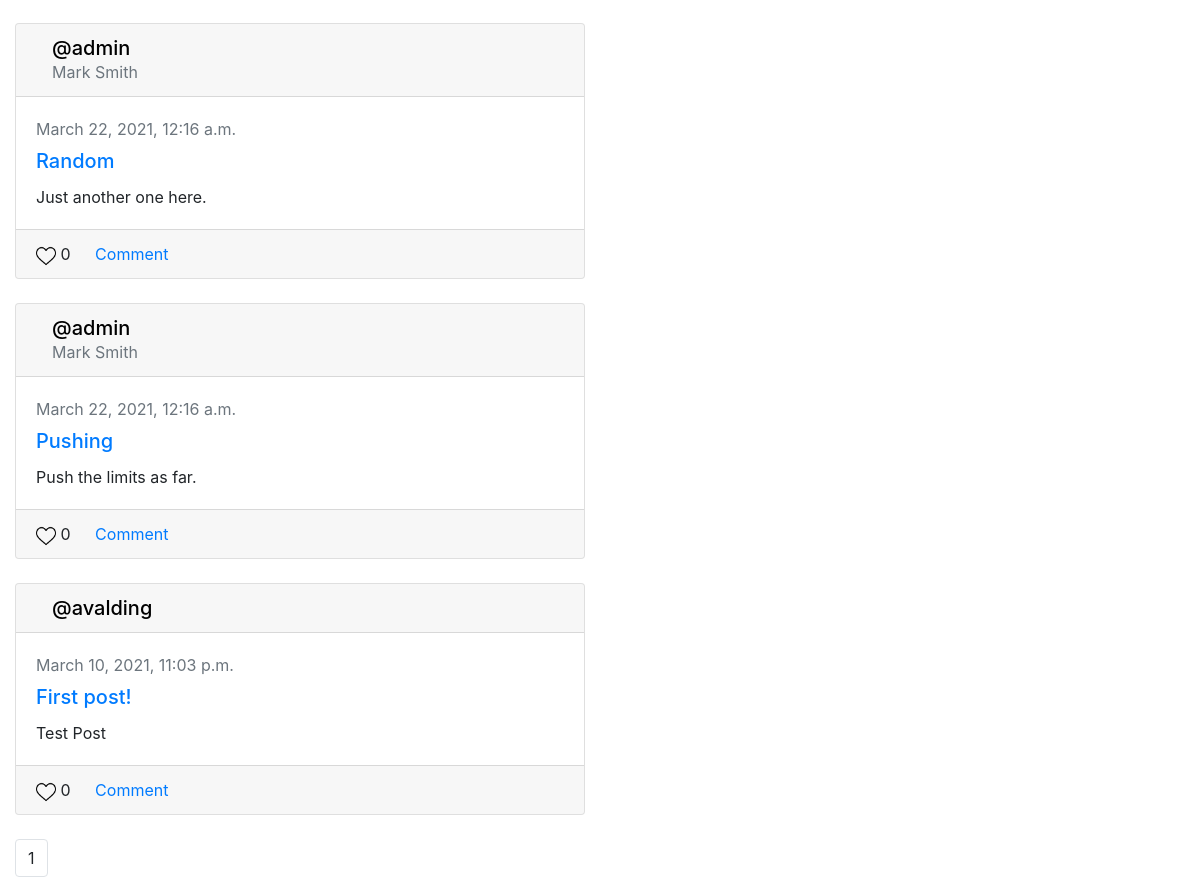
Page /following (signed in, lower part) on the earlier database version.
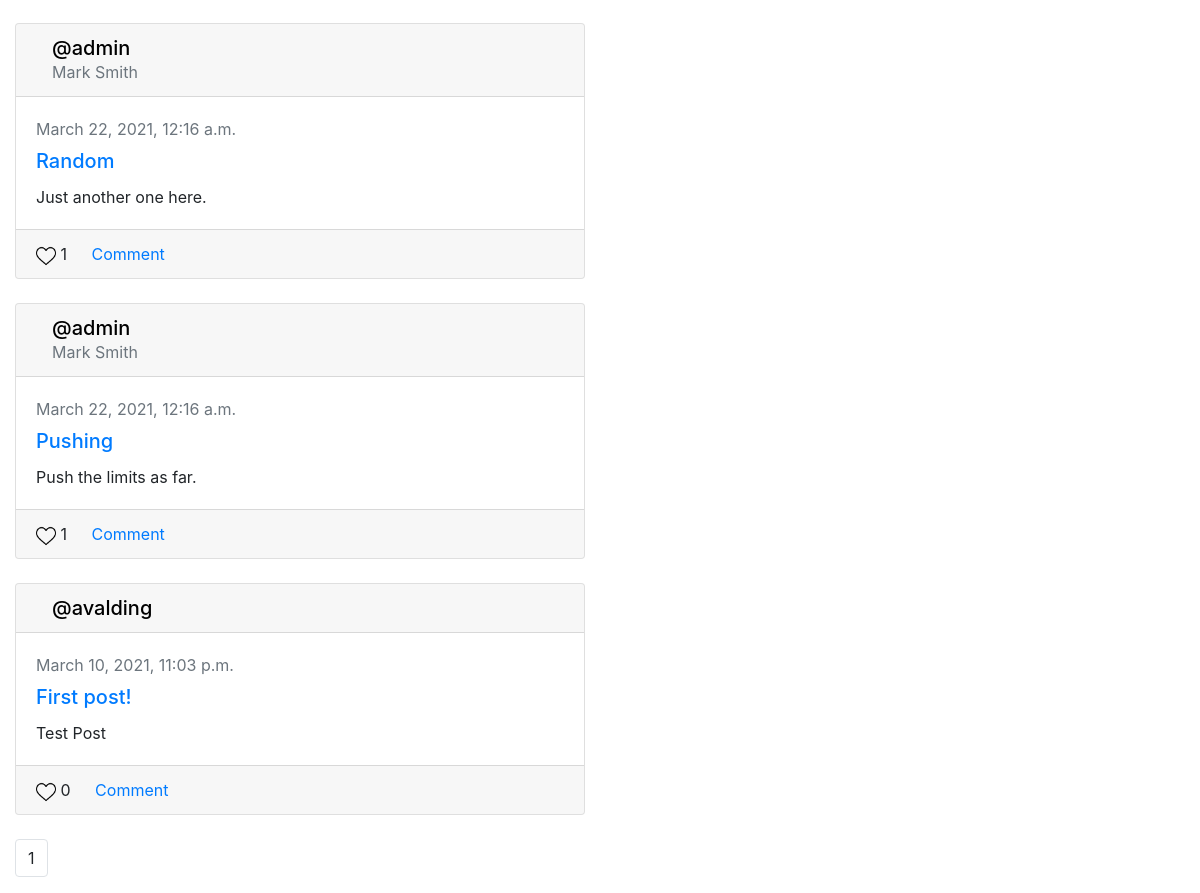
Same page on the later database version.
### network/models.py (models this page shows, shortened)
class Post(models.Model):
    username = models.ForeignKey("User", on_delete=models.CASCADE, related_name="posts")
    creationDate = models.DateTimeField(auto_now=True)
    title = models.CharField(blank=True, max_length=255)
    post = models.TextField(blank=True)
    image = models.CharField(blank=True, max_length=255)
    likes = models.IntegerField(default=0)

class User(AbstractUser):
    profilePicture = models.CharField(blank=True, max_length=255)
    followers = models.IntegerField(default=0)
    description = models.CharField(blank=True, max_length=255)
    following = models.IntegerField(default=0)

### network/views.py (the view)
# urls.py: path("following", views.following, name="following"),
@login_required
def following(request):
    user = request.user
    userids = []
    followed = Follow.objects.filter(followedBy=user.id)
    for posters in followed:
        userids.append(posters.user)
    all_posts = Post.objects.filter(username__in=userids)
    paginator = Paginator(all_posts, 10)
    page_number = request.GET.get("page")
    posts = paginator.get_page(page_number)
    return render(request, "network/following.html", {
        "posts": posts
    })

### network/templates/network/following.html (shortened to what this page needs)
{% extends "network/layout.html" %}
{% load static %}
{% block body %}
<br>
<div class="container-fluid gedf-wrapper">
    <div class="row">
        <div class="col-md-6 gedf-main">
        {% for post in posts %}
            <div class="card gedf-card">
                <div class="card-header">
                    <div class="d-flex justify-content-between align-items-center">
                        <div class="d-flex justify-content-between align-items-center">
                            <div class="ml-2">
                                <div class="h5 m-0"><a href="{% url 'loadProfile' post.username.username user.username %}" style="text-decoration:none; color:black;" >@{{ post.username }}</a></div>
                                <div class="h7 text-muted">{{ post.username.first_name }} {{ post.username.last_name }}</div>
                            </div>
                        </div>
                    </div>
                </div>
                <div class="card-body">
                    <div class="text-muted h7 mb-2"> {{ post.creationDate }}</div>
                    <a class="card-link" href="#">
                        <h5 class="card-title">{{ post.title }}</h5>
                    </a>
                    <p class="card-text">
                        {{ post.post }}
                    </p>
                </div>
                <div class="card-footer">
                    <a href="" class="card-link" onclick="return  changeIcon()"><image src="{% static 'network/emptyHeart.png' %}" id="Like" width="20" height="20" alt="Like"></a> {{ post.likes }}
                    <a href="#" class="card-link"> Comment</a>
                </div>
            </div>
            <br>
            {% endfor %}
            <nav aria-label="Page navigation example">
                <ul class="pagination">
                <li class="page-item"><a class="page-link" >{{ posts.number }}</a></li>
                </ul>
              </nav>
        </div>
        <div class="col-md-3">
            <br>
        </div>
    </div>
</div>
{% endblock %}

### network/templates/network/layout.html (shortened to what this page needs)
{% load static %}
<!DOCTYPE html>
<html lang="en">
    <head>
        <link rel="stylesheet" href="https://stackpath.bootstrapcdn.com/bootstrap/4.4.1/css/bootstrap.min.css">
        <link href="//maxcdn.bootstrapcdn.com/bootstrap/4.1.1/css/bootstrap.min.css" rel="stylesheet" id="bootstrap-css">
        <link href="{% static 'network/styles.css' %}" rel="stylesheet">
    </head>
    <body>
        <div class="body">
            {% block body %}
            {% endblock %}
        </div>
    </body>
</html>

Differences in the rows shown:
changed Post "Random": likes "0" → "1"
changed Post "Pushing": likes "0" → "1"
